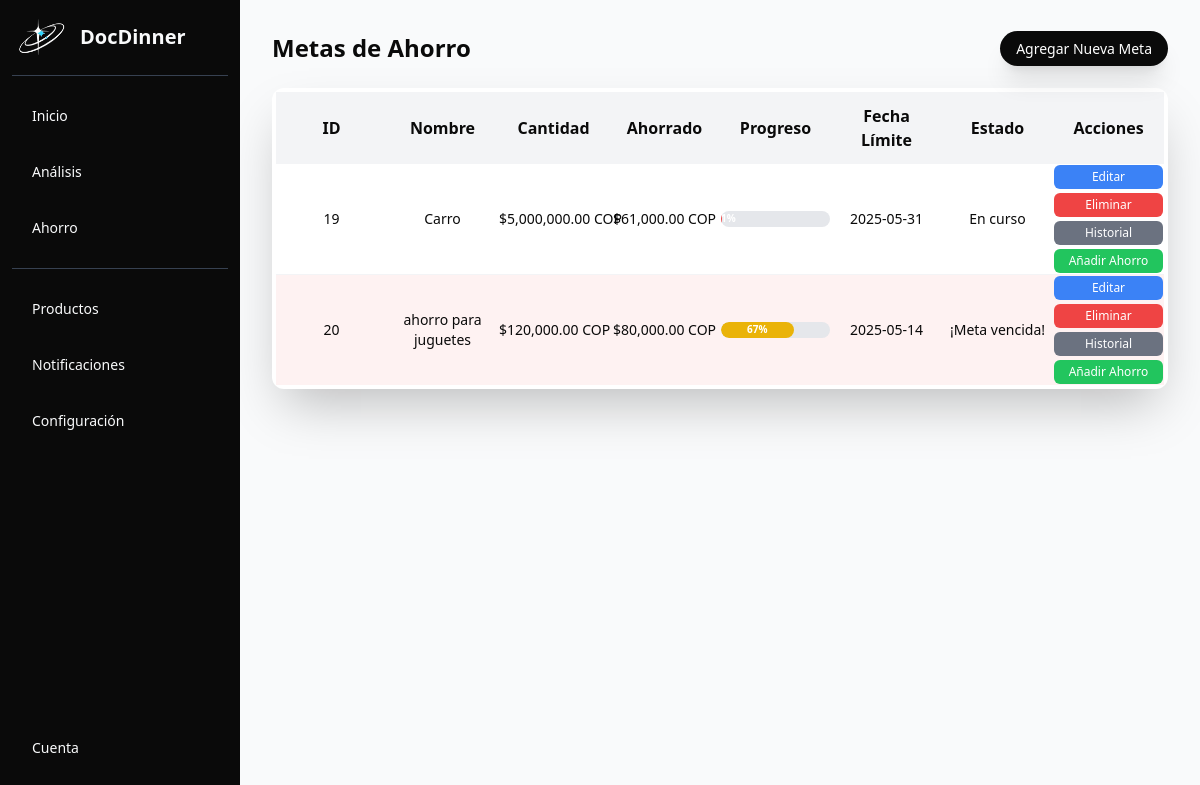
The app's page /index.php?ruta=main&modulo=ahorro (signed in) with its own data.
### tables this page shows
CREATE TABLE `metas_ahorro` (
  `id` int(11) NOT NULL,
  `nombre_meta` varchar(255) NOT NULL,
  `cantidad_meta` decimal(10,2) NOT NULL,
  `fecha_limite` date NOT NULL,
  `descripcion` text DEFAULT NULL,
  `creada_en` timestamp NOT NULL DEFAULT current_timestamp(),
  `cumplida` tinyint(1) DEFAULT 0,
  `ahorrado` decimal(10,2) DEFAULT 0.00
);

### main/controlador.php (called while the page is built, shortened)
<?php
class MainController {
    public function main() {
        include 'main/vista/main.php';
    }
}
?>

### modulos/ahorro/modelo.php (called while the page is built, shortened)
<?php
class MetaAhorro {
    private $conn;
    public function __construct($conn) {
        $this->conn = $conn;
    }
    public function obtenerTodasLasMetas(){
        $sql = "SELECT * FROM metas_ahorro";
        $stmt = $this->conn->query($sql);
        return $stmt->fetchAll(PDO::FETCH_ASSOC);
    }
}

### modulos/ahorro/vista/ahorro.php (the view, shortened to what this page needs)
<div class="bg-neutral-50 min-h-screen p-4 md:p-8 text-neutral-950">
  <header class="mb-6">
    <div class="flex items-center justify-between">
      <div>
        <h1 class="text-2xl font-bold">Metas de Ahorro</h1>
      </div>
      <div>
        <a href="index.php?ruta=main&modulo=ahorro&accion=crear" class="bg-neutral-950 text-sm hover:bg-cyan-500 text-white px-4 py-2 rounded-full transition-all shadow-xl">
          Agregar Nueva Meta
        </a>
      </div>
    </div>
  </header>
  <main class="bg-white p-1 rounded-xl shadow-2xl">
    <div class="overflow-x-auto">
      <table class="w-full text-md table-fixed">
        <thead class="bg-gray-100">
          <tr>
            <th class="px-4 py-3 font-semibold text-center">ID</th>
            <th class="px-4 py-3 font-semibold text-center">Nombre</th>
            <th class="px-4 py-3 font-semibold text-center">Cantidad</th>
            <th class="px-4 py-3 font-semibold text-center">Ahorrado</th>
            <th class="px-4 py-3 font-semibold text-center">Progreso</th>
            <th class="px-4 py-3 font-semibold text-center">Fecha Límite</th>
            <th class="px-4 py-3 font-semibold text-center">Estado</th>
            <th class="px-4 py-3 font-semibold text-center">Acciones</th>
          </tr>
        </thead>
        <tbody class="divide-y divide-gray-100">
        <?php foreach ($result as $row): ?>
          <?php
            $ahorrado = $row['ahorrado'] ?? 0;
            $cantidad_meta = $row['cantidad_meta'];
            $progreso = ($cantidad_meta > 0) ? ($ahorrado / $cantidad_meta) * 100 : 0;
            $estado = (strtotime($row['fecha_limite']) < time()) ? "¡Meta vencida!" : "En curso";
            $claseFila = (strtotime($row['fecha_limite']) < time() && $ahorrado < $cantidad_meta) ? "bg-red-50" : "";
            $colorBarra = ($progreso < 30) ? "bg-danger" : (($progreso < 70) ? "bg-yellow-500" : "bg-primary");
            $metaCumplida = $ahorrado >= $cantidad_meta;
          ?>
          <tr class="<?= $claseFila ?>">
            <td class="text-center text-sm font-medium"><?= $row['id'] ?></td>
            <td class="text-center text-sm"><?= htmlspecialchars($row['nombre_meta']) ?></td>
            <td class="text-center text-sm whitespace-nowrap">$<?= number_format($cantidad_meta, 2) ?> COP</td>
            <td class="text-center text-sm whitespace-nowrap">$<?= number_format($ahorrado, 2) ?> COP</td>
            <td>
              <div class="bg-gray-200 rounded-full h-4 overflow-hidden">
                <div
                  class="h-4 text-[10px] font-semibold text-white text-center rounded-full <?= $colorBarra ?>"
                  style="width: <?= $progreso ?>%;">
                  <?= round($progreso) ?>%
                </div>
              </div>
            </td>
            <td class="text-center text-sm whitespace-nowrap"><?= htmlspecialchars($row['fecha_limite']) ?></td>
            <td class="text-center text-sm">
              <?php if ($metaCumplida): ?>
                <span class="inline-block bg-green-100 text-green-700 px-2 py-0.5 rounded-full text-xs font-semibold">
                  🎉 ¡Meta alcanzada!
                </span>
              <?php else: ?>
                <?= htmlspecialchars($estado) ?>
              <?php endif; ?>
            </td>
            <td class="text-center">
              <div class="flex flex-col space-y-1">
                <a href="index.php?ruta=main&modulo=ahorro&accion=editar&id=<?= $row['id'] ?>" class="block bg-blue-500 hover:bg-blue-600 text-white text-xs px-2 py-1 rounded-md">Editar</a>
                <button onclick="confirmarEliminacion(<?= $row['id'] ?>)" class="block w-full bg-red-500 hover:bg-red-600 text-white text-xs px-2 py-1 rounded-md">Eliminar</button>
                <button onclick="toggleModal('historialModal<?= $row['id'] ?>')" class="block w-full bg-gray-500 hover:bg-gray-600 text-white text-xs px-2 py-1 rounded-md">Historial</button>
                <?php if (!$metaCumplida): ?>
                  <button onclick="toggleModal('modalAhorro<?= $row['id'] ?>')" class="block w-full bg-green-500 hover:bg-green-600 text-white text-xs px-2 py-1 rounded-md">Añadir Ahorro</button>
                <?php endif; ?>
              </div>
            </td>
          </tr>
          <?php endforeach; ?>
        </tbody>
      </table>
    </div>
  </main>
</div>

### index.php (shortened to what this page needs)
<?php
$ruta = $_GET['ruta'] ?? 'home';
switch ($ruta) {
    case 'main':
        include 'main/controlador.php';
        $controller = new MainController();
        $controller->main();
        break;
}
?>

### main/vista/main.php (shortened to what this page needs)
<!DOCTYPE html>
<html lang="es">
<head>
  <script src="https://cdn.tailwindcss.com"></script>
  <script src="assets/js/main/tailwind-config.js"></script>
  <link href="https://cdn.jsdelivr.net/npm/remixicon@3.5.0/fonts/remixicon.css" rel="stylesheet">
</head>
<body class="bg-dark text-white flex">
  <?php
  include 'main/vista/sidebar.php';
  ?>
  <main class="ml-60 flex-1">
      <?php
        $modulo = $_GET['modulo'] ?? 'dashboard';
        switch ($modulo) {
            case 'ahorro':
              include 'modulos/ahorro/controlador.php';
              $conn = getDB();
              $controller = new AhorroController($conn);
              $controller->ahorro();
              break;
        }
      ?>
  </main>
</body>
</html>

### main/vista/sidebar.php (shortened to what this page needs)
<div class="fixed top-0 left-0 flex flex-col items-start w-60 h-full text-neutral-50 bg-neutral-950 p-3">
    <a class="flex items-center w-full mb-3" href="index.php?ruta=main">
        <img src="assets/images/LogoDocDinnerHD-removebg-preview.png" alt="Logo DocDinner" width="60" height="50">
        <span class="ml-2 text-xl font-bold">DocDinner</span>
    </a>
    <div class="w-full">
        <div class="flex flex-col w-full mb-4 border-t border-gray-700 pt-4">
            <a class="flex items-center w-full h-12 px-3 rounded hover:bg-cyan-500 hover:text-cyan-50" href="index.php?ruta=main">
                <span class="ml-2 text-sm font-medium">Inicio</span>
            </a>
            <a class="flex items-center w-full h-12 px-3 mt-2 rounded hover:bg-cyan-500 hover:text-cyan-50" href="index.php?ruta=main&modulo=analisis">
                <span class="ml-2 text-sm font-medium">Análisis</span>
            </a>
            <a class="flex items-center w-full h-12 px-3 mt-2 rounded hover:bg-cyan-500 hover:text-cyan-50" href="index.php?ruta=main&modulo=ahorro">
                <span class="ml-2 text-sm font-medium">Ahorro</span>
            </a>
        </div>
        <div class="flex flex-col w-full mb-4 border-t border-gray-700 pt-4">
            <a class="flex items-center w-full h-12 px-3 rounded hover:bg-cyan-500 hover:text-cyan-50" href="index.php?ruta=main&modulo=productos">
                <span class="ml-2 text-sm font-medium">Productos</span>
            </a>
            <a class="relative flex items-center w-full h-12 px-3 mt-2 rounded hover:bg-cyan-500 hover:text-cyan-50" href="index.php?ruta=main&modulo=notificaciones">
                <span class="ml-2 text-sm font-medium">Notificaciones</span>
            </a>
            <a class="flex items-center w-full h-12 px-3 mt-2 rounded hover:bg-cyan-500 hover:text-cyan-50" href="index.php?ruta=main&modulo=configuracion">
                <span class="ml-2 text-sm font-medium">Configuración</span>
            </a>
        </div>
    </div>
    <a class="flex items-center w-full mb-4 h-12 px-3 mt-auto rounded hover:bg-cyan-500 hover:text-cyan-50" href="index.php?ruta=main&modulo=cuenta">
        <span class="ml-2 text-sm font-medium">Cuenta</span>
    </a>
</div>

### modulos/ahorro/controlador.php (shortened to what this page needs)
<?php
include 'modulos/ahorro/modelo.php';
class AhorroController {
    private $metaAhorroModel;
    public function __construct($db) {
        $this->metaAhorroModel = new MetaAhorro($db);
    }
    public function ahorro() {
        if(isset($_GET['accion'])){
            $accion = $_GET['accion'];
            switch($accion){
                case 'crear':
                    include 'modulos/ahorro/vista/crear.php';
                    break;
                case 'eliminar':
                    $id = $_GET['id'];
                    $resultado = $this->metaAhorroModel->eliminarMetaPorId($id);
                    if ($resultado === true) {
                        header("Location: index.php?ruta=main&modulo=ahorro&mensaje=meta_eliminada");
                        exit;
                    } else {
                        echo $resultado;
                    }
                case 'editar':
                    $id = $_GET['id'];
                    $meta = $this->metaAhorroModel->obtenerMetaPorId($id);
                    include 'modulos/ahorro/vista/editar.php';
                    break;
                case 'ahorroGuardar':
                    $meta_id = intval($_POST["meta_id"]);
                    $cantidad_ahorrada = floatval($_POST["cantidad_ahorrada"]);
                    $descripcion = $_POST["descripcion"] ?? null;
                    $resultado = $this->metaAhorroModel->añadirAhorroAMeta($meta_id, $cantidad_ahorrada, $descripcion);
                    if ($resultado === true) {
                        header("Location: index.php?ruta=main&modulo=ahorro&mensaje=ahorro_guardado");
                        exit;
                    } else {
                        echo $resultado;
                    }
            }
        }else{
            $result = $this->metaAhorroModel->obtenerTodasLasMetas();
            include 'modulos/ahorro/vista/ahorro.php';
        }
    }
}
?>

### records on screen
metas_ahorro: id "19", nombre_meta "Carro", cantidad_meta "5,000,000.00", ahorrado "61,000.00", progreso "1", fecha_limite "2025-05-31"
metas_ahorro: id "20", nombre_meta "ahorro para juguetes", cantidad_meta "120,000.00", ahorrado "80,000.00", progreso "67", fecha_limite "2025-05-14"
